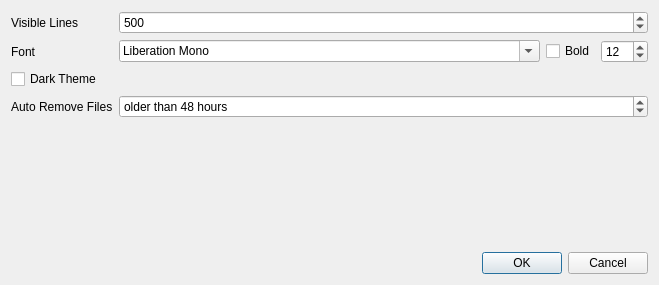
<?xml version="1.0" encoding="UTF-8"?>
<ui version="4.0">
 <class>SettingsDialog</class>
 <widget class="QDialog" name="SettingsDialog">
  <property name="geometry">
   <rect>
    <x>0</x>
    <y>0</y>
    <width>659</width>
    <height>285</height>
   </rect>
  </property>
  <property name="windowTitle">
   <string>Settings</string>
  </property>
  <layout class="QFormLayout" name="formLayout">
   <property name="fieldGrowthPolicy">
    <enum>QFormLayout::AllNonFixedFieldsGrow</enum>
   </property>
   <item row="0" column="0">
    <widget class="QLabel" name="label">
     <property name="text">
      <string>Visible Lines</string>
     </property>
    </widget>
   </item>
   <item row="0" column="1">
    <widget class="QSpinBox" name="visibleBlocksSpinBox">
     <property name="minimum">
      <number>100</number>
     </property>
     <property name="maximum">
      <number>100000</number>
     </property>
     <property name="singleStep">
      <number>100</number>
     </property>
     <property name="value">
      <number>500</number>
     </property>
    </widget>
   </item>
   <item row="1" column="0">
    <widget class="QLabel" name="label_2">
     <property name="text">
      <string>Font</string>
     </property>
    </widget>
   </item>
   <item row="1" column="1">
    <layout class="QHBoxLayout" name="horizontalLayout">
     <item>
      <widget class="QFontComboBox" name="fontComboBox">
       <property name="sizePolicy">
        <sizepolicy hsizetype="Expanding" vsizetype="Fixed">
         <horstretch>0</horstretch>
         <verstretch>0</verstretch>
        </sizepolicy>
       </property>
       <property name="fontFilters">
        <set>QFontComboBox::MonospacedFonts</set>
       </property>
       <property name="currentFont">
        <font>
         <family>Courier New</family>
        </font>
       </property>
      </widget>
     </item>
     <item>
      <widget class="QCheckBox" name="fontBoldCheckBox">
       <property name="text">
        <string>Bold</string>
       </property>
      </widget>
     </item>
     <item>
      <widget class="QSpinBox" name="fontSizeSpinBox">
       <property name="minimumSize">
        <size>
         <width>0</width>
         <height>0</height>
        </size>
       </property>
       <property name="minimum">
        <number>8</number>
       </property>
       <property name="maximum">
        <number>120</number>
       </property>
       <property name="value">
        <number>12</number>
       </property>
      </widget>
     </item>
    </layout>
   </item>
   <item row="2" column="0" colspan="2">
    <widget class="QCheckBox" name="darkThemeCheckBox">
     <property name="text">
      <string>Dark Theme</string>
     </property>
    </widget>
   </item>
   <item row="3" column="0">
    <widget class="QLabel" name="label_3">
     <property name="text">
      <string>Auto Remove Files</string>
     </property>
    </widget>
   </item>
   <item row="3" column="1">
    <widget class="QSpinBox" name="autoRemoveFilesOlderThanSpinBox">
     <property name="suffix">
      <string> hours</string>
     </property>
     <property name="prefix">
      <string>older than </string>
     </property>
     <property name="minimum">
      <number>1</number>
     </property>
     <property name="maximum">
      <number>1000</number>
     </property>
     <property name="value">
      <number>48</number>
     </property>
    </widget>
   </item>
   <item row="5" column="0" colspan="2">
    <widget class="QDialogButtonBox" name="buttonBox">
     <property name="orientation">
      <enum>Qt::Horizontal</enum>
     </property>
     <property name="standardButtons">
      <set>QDialogButtonBox::Cancel|QDialogButtonBox::Ok</set>
     </property>
    </widget>
   </item>
   <item row="4" column="0">
    <spacer name="verticalSpacer">
     <property name="orientation">
      <enum>Qt::Vertical</enum>
     </property>
     <property name="sizeHint" stdset="0">
      <size>
       <width>20</width>
       <height>40</height>
      </size>
     </property>
    </spacer>
   </item>
  </layout>
 </widget>
 <resources/>
 <connections>
  <connection>
   <sender>buttonBox</sender>
   <signal>accepted()</signal>
   <receiver>SettingsDialog</receiver>
   <slot>accept()</slot>
   <hints>
    <hint type="sourcelabel">
     <x>248</x>
     <y>254</y>
    </hint>
    <hint type="destinationlabel">
     <x>157</x>
     <y>274</y>
    </hint>
   </hints>
  </connection>
  <connection>
   <sender>buttonBox</sender>
   <signal>rejected()</signal>
   <receiver>SettingsDialog</receiver>
   <slot>reject()</slot>
   <hints>
    <hint type="sourcelabel">
     <x>316</x>
     <y>260</y>
    </hint>
    <hint type="destinationlabel">
     <x>286</x>
     <y>274</y>
    </hint>
   </hints>
  </connection>
 </connections>
</ui>
